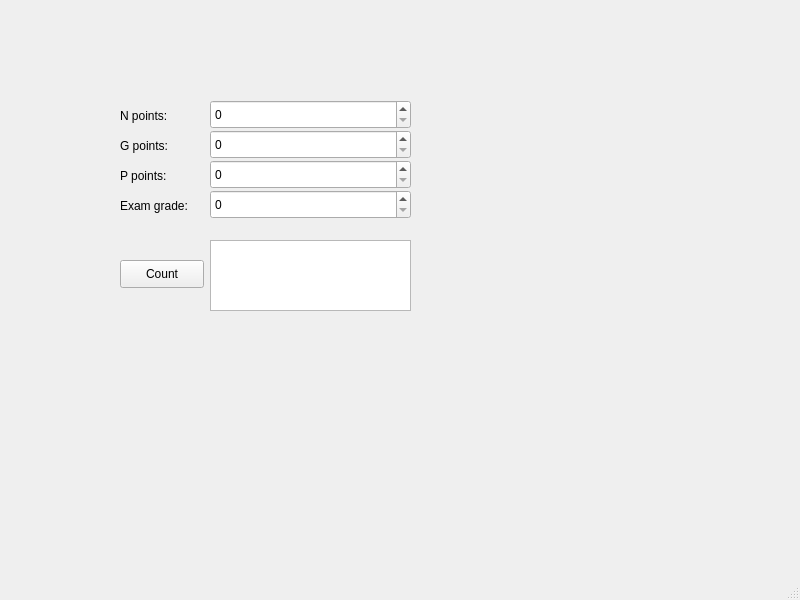
<?xml version="1.0" encoding="UTF-8"?>
<ui version="4.0">
 <class>MainWindow</class>
 <widget class="QMainWindow" name="MainWindow">
  <property name="geometry">
   <rect>
    <x>0</x>
    <y>0</y>
    <width>800</width>
    <height>600</height>
   </rect>
  </property>
  <property name="windowTitle">
   <string>MainWindow</string>
  </property>
  <widget class="QWidget" name="centralwidget">
   <widget class="QLabel" name="label">
    <property name="geometry">
     <rect>
      <x>120</x>
      <y>100</y>
      <width>63</width>
      <height>31</height>
     </rect>
    </property>
    <property name="text">
     <string>N points:</string>
    </property>
   </widget>
   <widget class="QLabel" name="label_2">
    <property name="geometry">
     <rect>
      <x>120</x>
      <y>130</y>
      <width>63</width>
      <height>31</height>
     </rect>
    </property>
    <property name="text">
     <string>G points:</string>
    </property>
   </widget>
   <widget class="QLabel" name="label_3">
    <property name="geometry">
     <rect>
      <x>120</x>
      <y>160</y>
      <width>63</width>
      <height>31</height>
     </rect>
    </property>
    <property name="text">
     <string>P points: </string>
    </property>
   </widget>
   <widget class="QLabel" name="label_4">
    <property name="geometry">
     <rect>
      <x>120</x>
      <y>190</y>
      <width>91</width>
      <height>31</height>
     </rect>
    </property>
    <property name="text">
     <string>Exam grade:</string>
    </property>
   </widget>
   <widget class="QPushButton" name="countPushButton">
    <property name="geometry">
     <rect>
      <x>120</x>
      <y>260</y>
      <width>84</width>
      <height>28</height>
     </rect>
    </property>
    <property name="text">
     <string>Count</string>
    </property>
   </widget>
   <widget class="QSpinBox" name="spinBoxN">
    <property name="geometry">
     <rect>
      <x>210</x>
      <y>100</y>
      <width>201</width>
      <height>29</height>
     </rect>
    </property>
   </widget>
   <widget class="QSpinBox" name="spinBoxE">
    <property name="geometry">
     <rect>
      <x>210</x>
      <y>190</y>
      <width>201</width>
      <height>29</height>
     </rect>
    </property>
   </widget>
   <widget class="QSpinBox" name="spinBoxG">
    <property name="geometry">
     <rect>
      <x>210</x>
      <y>130</y>
      <width>201</width>
      <height>29</height>
     </rect>
    </property>
   </widget>
   <widget class="QSpinBox" name="spinBoxP">
    <property name="geometry">
     <rect>
      <x>210</x>
      <y>160</y>
      <width>201</width>
      <height>29</height>
     </rect>
    </property>
   </widget>
   <widget class="QTextBrowser" name="textBrowser">
    <property name="geometry">
     <rect>
      <x>210</x>
      <y>240</y>
      <width>201</width>
      <height>71</height>
     </rect>
    </property>
   </widget>
  </widget>
  <widget class="QMenuBar" name="menubar">
   <property name="geometry">
    <rect>
     <x>0</x>
     <y>0</y>
     <width>800</width>
     <height>25</height>
    </rect>
   </property>
  </widget>
  <widget class="QStatusBar" name="statusbar"/>
 </widget>
 <resources/>
 <connections/>
</ui>
